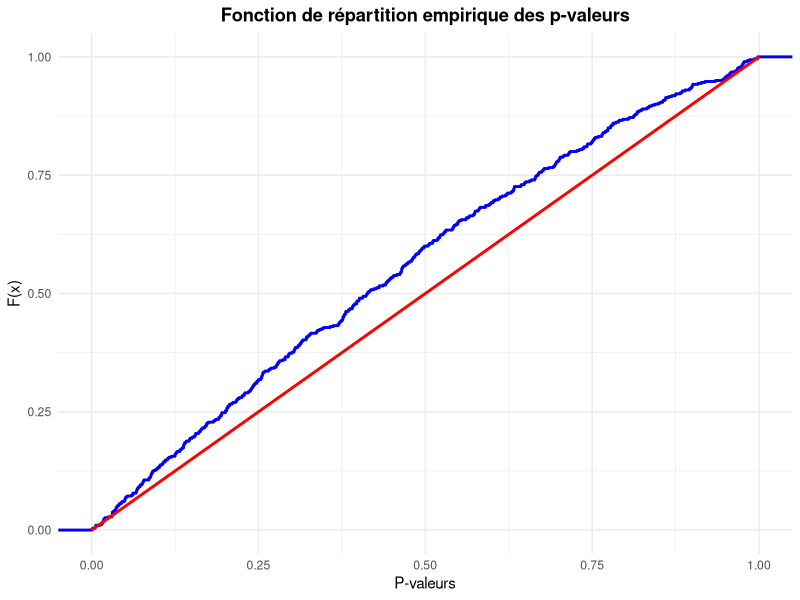

Recreate this plot in R. (Note: a time limit stopped this script after it produced the figure.)
# Code effectuant la section 5.1 et 5.2.1 de l'article
# donc on est que sous H_0 pour l'instant
# pas d'état absorbant
# paramètres des lois aléatoires
# hypothèse w_lj = w_l

library(MASS)
library(ggplot2)

### Simulation de trajectoires SMP ----
simulate_SMP <- function(n, n_states, P, alpha, dist_type, dist_params, max_transitions) {
  trajectories <- vector("list", n)
  
  for (i in 1:n) {
    states <- numeric(max_transitions)
    times <- numeric(max_transitions)
    states[1] <- sample(1:n_states, 1, prob = alpha) # État initial
    
    for (t in 1:(max_transitions - 1)) {
      states[t + 1] <- sample(1:n_states, 1, prob = P[states[t], ]) # Transition
      
      # Tirage du temps de séjour selon la distribution spécifiée
      if (dist_type == "gamma") {
        times[t] <- rgamma(1, shape = dist_params[states[t], 1],
                           rate = dist_params[states[t], 2])
      } else if (dist_type == "weibull") {
        times[t] <- rweibull(1, shape = dist_params[states[t], 1],
                             scale = dist_params[states[t], 2])
      } else {
        times[t] <- rexp(1, rate = dist_params[states[t], 1])
      }
      
      # Arrêt si état absorbant (ex : dernier état)
      #if (states[t + 1] == n_states) {
      #  states <- states[1:(t + 1)]
      #  times <- times[1:t]
      #  break
      #}
    }
    trajectories[[i]] <- list(states = states, times = times)
  }
  return(trajectories)
}



### Estimation theta ----
estimate_SMP_params <- function(trajectories, n_states, dist_type) {
  # Estimation α (fréquences initiales)
  initial_states <- sapply(trajectories, function(x) x$states[1]) #Extrait le premier état de chaque trajectoire pour identifier les états initiaux
  alpha <- table(factor(initial_states, levels=1:n_states))
  alpha <- alpha/sum(alpha) # proportion de chaque état initial
  
  # Estimation P (matrice de transitions)
  transition_counts <- matrix(0, n_states, n_states) # Création matrice n*n
  for (traj in trajectories) {
    states <- traj$states
    for (i in 1:(length(states)-1)) {
      transition_counts[states[i], states[i+1]] <- transition_counts[states[i], states[i+1]] + 1
    }
  }
  P <- transition_counts/rowSums(transition_counts)
  
  # Estimation ω (MLE par état)
  dist_params <- list()
  for (state in 1:n_states) {
    durations <- unlist(lapply(trajectories, function(traj) {
      idx <- which(traj$states[-length(traj$states)] == state) #identifie les indices (idx) où l'état courant apparaît avant la dernière transition (on exclut l'état absorbant)
      if(length(idx) > 0) return(traj$times[idx]) 
      else return(NULL)
    }))
    
    if(dist_type == "gamma") {
      fit <- fitdistr(durations, "gamma", start=list(shape=1, rate=1))
      dist_params[[state]] <- c(fit$estimate["shape"], fit$estimate["rate"])
    } else if(dist_type == "weibull") {
      fit <- fitdistr(durations, "weibull", start=list(shape=1, scale=1))
      dist_params[[state]] <- c(fit$estimate["shape"], fit$estimate["scale"])
    } else {
      fit <- fitdistr(durations, "exponential", start=list(shape=1))
      dist_params[[state]] <- c(fit$estimate["rate"])
    }
  }
  return(list(alpha=alpha, P=P, dist_params=dist_params))
}



### Log-vraisemblance ----
log_likelihood <- function(params, trajectories, dist_type) {
  alpha <- params$alpha
  P <- params$P
  dist_params <- params$dist_params
  logL <- 0 # Initialisation de la log-vraisemblance
  epsilon <- 1e-10 # Petit terme pour éviter log(0)
  
  for (traj in trajectories) {
    states <- traj$states # Ordre des états
    times <- traj$times # Durées passées dans chaque état
    
    # Terme initial alpha_j1
    logL <- logL + log(max(alpha[states[1]], epsilon)) # Évite log(0)
    
    m <- length(states) - 1 # Nombre de transitions
    
    for (i in 1:m) { # Boucle sur les transitions entre états
      from <- states[i]
      to <- states[i+1]
      
      # Terme de transition P_ij
      logL <- logL + log(max(P[from, to], epsilon)) # Ajoute log proba de transition
      
      # Terme de durée
      if (dist_type == "gamma") {
        logL <- logL + dgamma(times[i], shape = dist_params[[from]][1], rate = dist_params[[from]][2], log = TRUE)
      } else if (dist_type == "weibull") {
        logL <- logL + dweibull(times[i], shape = dist_params[[from]][1], scale = dist_params[[from]][2], log = TRUE)
      } else if (dist_type == "exponential") {
        logL <- logL + dexp(times[i], rate = dist_params[[from]][1], log = TRUE)
      }
    }
  }
  
  return(logL)
}



### Ratio de vraisemblance ----
compute_LR <- function(trajectories1, trajectories2, n_states, dist_type) {
  # Estimation sous H0 (données regroupées)
  mle_H0 <- estimate_SMP_params(c(trajectories1, trajectories2), n_states, dist_type)
  
  # Estimation sous H1 (données séparées)
  mle_H1_t1 <- estimate_SMP_params(trajectories1, n_states, dist_type)
  mle_H1_t2 <- estimate_SMP_params(trajectories2, n_states, dist_type)
  
  # Calcul des log-vraisemblances
  logL_H0 <- log_likelihood(mle_H0, c(trajectories1, trajectories2), dist_type)
  
  logL_H1 <- log_likelihood(mle_H1_t1, trajectories1, dist_type) + log_likelihood(mle_H1_t2, trajectories2, dist_type)
  
  LR <- exp(logL_H0 - logL_H1)
  return(list(LR = LR, log_LR = log(LR)))
}



### 1) Chi-2 ----
compute_asymptotic_pvalue <- function(LR_val, n_states, dist_type) {
  # Calcul des degrés de liberté
  k <- ifelse(dist_type %in% c("gamma", "weibull"), 2, 1) #calcul du nombre de paramètres 
  #if (is.null(absorbing_state)) { #le degré de liberté depend de la présence ou non d'un état absorbant.
  d <- n_states^2 - n_states - 1 + k*n_states # car hyp w_lj=w_l
  #} else { pour l'instant, pas d'état absorbant
    #d <- n_states^2 - 2*n_states +k*(n_states - 1)
  #}
  
  # Calcul de la p-value
  test_stat <- -2*LR_val[[2]]
  pval <- 1 - pchisq(test_stat, df = d)
  return(pval)
}



### 2) Parametric bootstrap ----
# on vient générer un échantillon de trajectoires suivant les paramètres du MLE sous H0 :
simulate_SMP_bootstrap <- function(n, n_states, params, dist_type, max_transitions) {
  alpha <- params$alpha
  P <- params$P
  dist_params <- params$dist_params
  
  trajectories <- vector("list", n)
  
  for (i in 1:n) {
    states <- numeric(max_transitions)
    times <- numeric(max_transitions)
    states[1] <- sample(1:n_states, 1, prob = alpha) # État initial
    
    for (t in 1:(max_transitions - 1)) {
      states[t + 1] <- sample(1:n_states, 1, prob = P[states[t], ]) # Transition
      
      # Tirage du temps de séjour selon la distribution spécifiée
      if (dist_type == "gamma") {
        times[t] <- rgamma(1, shape = dist_params[[states[t]]][1],
                           rate = dist_params[[states[t]]][2])
      } else if (dist_type == "weibull") {
        times[t] <- rweibull(1, shape = dist_params[[states[t]]][1],
                             scale = dist_params[[states[t]]][2])
      } else {
        times[t] <- rexp(1, rate = dist_params[[states[t]]][1])
      }
      
      
      # Arrêt si état absorbant (ex : dernier état)
      #if (states[t + 1] == n_states) {
      #  states <- states[1:(t + 1)]
      #  times <- times[1:t]
      #  break
      #}
    }
    trajectories[[i]] <- list(states = states, times = times)
  }
  return(trajectories)
}



#On vient ensuite effectuer R fois ce processus en calculant la statistique de test à chaque fois

parametric_bootstrap <- function(trajectories1, trajectories2, n1, n2, n_states, max_transitions, dist_type, R) {
  
  # On calcule les paramètres du MLE (pour générer les échantillons)
  mle_params <- estimate_SMP_params(c(trajectories1, trajectories2), n_states, dist_type)
  
  # Calcul de la statistique de test T_l
  T_l <- compute_LR(trajectories1, trajectories2, n_states, dist_type)
  
  # Compteur pour la p-value
  count <- 0
  for (r in 1:R) {
    
    # Génére n trajectoires indépendantes sous H0 avec les paramètres du MLE
    bootstrap_trajectories1 <- simulate_SMP_bootstrap(n1, n_states, mle_params, dist_type, max_transitions)
    bootstrap_trajectories2 <- simulate_SMP_bootstrap(n2, n_states, mle_params, dist_type, max_transitions)
    
    # Calcule la stat de test T* pour les trajectoires générées
    T_star <- compute_LR(bootstrap_trajectories1, bootstrap_trajectories2, n_states, dist_type)
    
    # Itérations pour le calcul de la p-value
    if (T_star[[2]] <= T_l[[2]]) {
      count <- count + 1
    }
  }
  
  p_boot <- count / R
  
  return(p_boot)
}



### 3) Permutation ----
permutation_test <- function(trajectories1, trajectories2, n1, n2, R) {
  
  T_l <- compute_LR(trajectories1, trajectories2, n_states, dist_type)
  
  count <- 0  
  
  for (r in 1:R) {
    
    permutation <- sample(1:(n1+n2), n1+n2, replace = FALSE) # Permutation aléatoire
    
    perm_traj1 <- c(trajectories1, trajectories2)[permutation[1:n1]]
    perm_traj2 <- c(trajectories1, trajectories2)[permutation[(n1+1):(n1+n2)]]
    
    T_star <- compute_LR(perm_traj1, perm_traj2, n_states, dist_type)
    
    if (T_star[[2]] <= T_l[[2]]) {
      count <- count + 1
    }
  }
  
  p_perm <- count / R
  
  return(p_perm)
}



### Exemple d'utilisation ----
n1 <- 60  # Nombre de trajectoires simulées
n2 <- 60
n <- n1+n2
n_states <- 7  # Nombre d'états
max_transitions <- 5
dist_type <- "gamma"
niveau_test <- 0.05
R <- 1000

# Génération de P et alpha
# pour l'instant, pas d'état absorbant
P <- matrix(runif(n_states^2), nrow = n_states)
diag(P) <- 0
P <- P / rowSums(P)

alpha <- runif(n_states,0,1)
alpha <- alpha/sum(alpha)

# Paramètres Gamma/Weibull/Exp pour chaque état (on considère l'hyp w_lj = w_l)
# pris aléatoirement pour le moment
if (dist_type == "gamma") {
  dist_params <- matrix(round(runif(n_states * 2, min = 1, max = 5), 2), ncol = 2, byrow = TRUE)
} else if (dist_type == "weibull") {
  dist_params <- matrix(round(runif(n_states * 2, min = 1, max = 5), 2), ncol = 2, byrow = TRUE)
} else {
  dist_params <- matrix(round(runif(n_states, min = 0.5, max = 2), 2), ncol = 1)
}


# Echantillon 1 (100 trajectoires)
smp_trajectories1 <- simulate_SMP(n1, n_states, P, alpha, dist_type, dist_params, max_transitions)
# Echantillon 2 (100 trajectoires, on est sous H_0 donc même setup que échantillon 1)
smp_trajectories2 <- simulate_SMP(n2, n_states, P, alpha, dist_type, dist_params, max_transitions)

likelihood_ratio <- compute_LR(smp_trajectories1, smp_trajectories2, n_states, dist_type)


### chi-2

n_repetitions <- 500

# Initialisation du data frame pour stocker les p-valeurs
p_values_df <- data.frame(p_value = numeric(n_repetitions))
# Boucle pour répéter l'expérience 500 fois
for (i in 1:n_repetitions) {
  # Génération des échantillons sous H0
  smp_trajectories1 <- simulate_SMP(n1, n_states, P, alpha, dist_type, dist_params, max_transitions)
  smp_trajectories2 <- simulate_SMP(n2, n_states, P, alpha, dist_type, dist_params, max_transitions)
  
  # Calcul du ratio de vraisemblance
  likelihood_ratio <- compute_LR(smp_trajectories1, smp_trajectories2, n_states, dist_type)
  
  # Calcul de la p-valeur
  p_values_df$p_value[i] <- compute_asymptotic_pvalue(likelihood_ratio, n_states, dist_type)
}

# Graphique à la Fig. 4
line_df <- data.frame(x = c(0, 1), y = c(0, 1))
ggplot(p_values_df, aes(x = p_value)) +
  stat_ecdf(geom = "step", color = "blue", size = 1) +  # Fonction de répartition empirique
  geom_line(data = line_df, aes(x = x, y = y), color = "red", size = 1) +  # Droite y = x
  labs(title = "Fonction de répartition empirique des p-valeurs",
       x = "P-valeurs",
       y = "F(x)") +
  theme_minimal() +
  theme(plot.title = element_text(hjust = 0.5, face = "bold"))

# niveau empirique du test à la Table 1
compute_empirical_level <- function(p_values_df, niveau_test) {
  # Calcul du niveau empirique : proportion de p-values < niveau_test
  empirical_level <- mean(p_values_df$p_value < niveau_test)*100
  
  return(empirical_level)
}

empirical_level <- compute_empirical_level(p_values_df, niveau_test)


### parametric bootstrap
p_value_2 <- parametric_bootstrap(smp_trajectories1, smp_trajectories2, n1, n2, n_states, max_transitions, dist_type, R)

### permutation
p_value_3 <- permutation_test(smp_trajectories1, smp_trajectories2, n1, n2, R)

# très (trop) long à tourner : à optimiser pour reproduire Fig. 4
